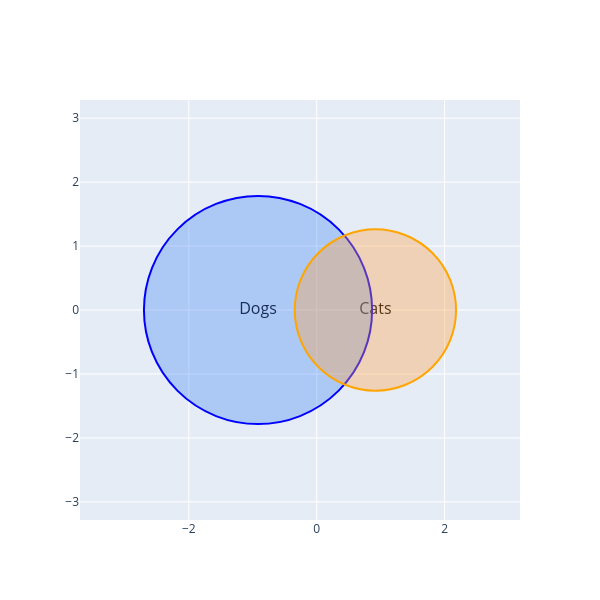

The notebook cell this image was saved under:
### Markdown cell above
# Plotly renderer

Interactive Venn diagrams with **Plotly**.

```bash
pip install venncy[plotly]
```

### Code cell
from venncy.renderers.plotly import plot_venn2

fig = plot_venn2(area_a=10, area_b=5, area_ab=2, labels=("Dogs", "Cats"))
fig.show()

### Figure 1 — Plotly figure (JSON) as saved in the notebook; plotly's stock layout.template omitted (floating-point values rounded to 4 significant figures)
{"data": [{"mode": "text", "text": ["Dogs", "Cats"], "textfont": {"color": "black", "size": 16}, "type": "scatter", "x": [-0.9176, 0.9176], "y": [0, 0]}], "layout": {"height": 600, "shapes": [{"fillcolor": "rgba(66,135,245,0.35)", "line": {"color": "blue"}, "type": "circle", "x0": -2.702, "x1": 0.8665, "xref": "x", "y0": -1.784, "y1": 1.784, "yref": "y"}, {"fillcolor": "rgba(255,159,64,0.35)", "line": {"color": "orange"}, "type": "circle", "x0": -0.3439, "x1": 2.179, "xref": "x", "y0": -1.262, "y1": 1.262, "yref": "y"}], "showlegend": false, "width": 600, "xaxis": {"range": [-3.702, 3.179], "scaleanchor": "y", "scaleratio": 1, "zeroline": false}, "yaxis": {"range": [-2.784, 2.784], "zeroline": false}}}
